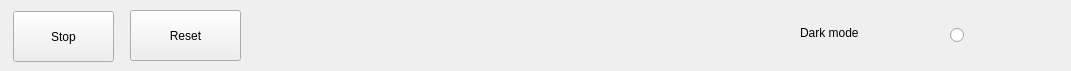
   <widget class="QFrame" name="frame_4">
    <property name="geometry">
     <rect>
      <x>10</x>
      <y>640</y>
      <width>1071</width>
      <height>71</height>
     </rect>
    </property>
    <property name="frameShape">
     <enum>QFrame::NoFrame</enum>
    </property>
    <widget class="QPushButton" name="Reset_button">
     <property name="geometry">
      <rect>
       <x>130</x>
       <y>10</y>
       <width>111</width>
       <height>51</height>
      </rect>
     </property>
     <property name="text">
      <string>Reset</string>
     </property>
    </widget>
    <widget class="QPushButton" name="Stop_button">
     <property name="geometry">
      <rect>
       <x>13</x>
       <y>11</y>
       <width>101</width>
       <height>51</height>
      </rect>
     </property>
     <property name="text">
      <string>Stop</string>
     </property>
    </widget>
    <widget class="QRadioButton" name="Dark_Light_switch">
     <property name="geometry">
      <rect>
       <x>950</x>
       <y>10</y>
       <width>101</width>
       <height>51</height>
      </rect>
     </property>
     <property name="text">
      <string/>
     </property>
     <property name="iconSize">
      <size>
       <width>10</width>
       <height>5</height>
      </size>
     </property>
    </widget>
    <widget class="QLabel" name="DarkModeLabel">
     <property name="geometry">
      <rect>
       <x>800</x>
       <y>20</y>
       <width>143</width>
       <height>26</height>
      </rect>
     </property>
     <property name="text">
      <string>Dark mode</string>
     </property>
    </widget>
   </widget>
